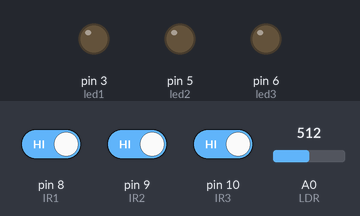
Simulated run of this sketch. Board: Arduino Uno, built with avr-gcc and run on an emulated ATmega328P. On the bench: output pins drawn as LEDs (lit = HIGH). The test bench sets the inputs (shaded band); at power-on: pin 8 (IR1) HIGH, pin 9 (IR2) HIGH, pin 10 (IR3) HIGH, A0 (LDR) = 512.

Above: at 1.2 s.
1.3 s: pin 8 (IR1) driven LOW
At 2.0 s:
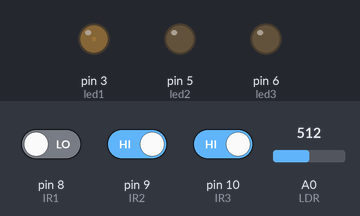
2.8 s: pin 9 (IR2) driven LOW
At 3.2 s:
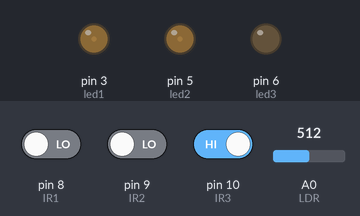
4.3 s: pin 10 (IR3) driven LOW
At 4.8 s:
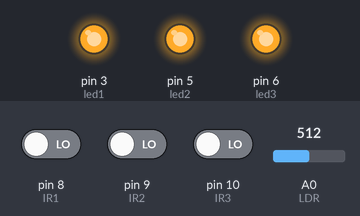
5.8 s: pin 10 (IR3) driven HIGH
At 7.0 s:
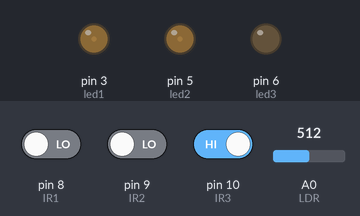
7.3 s: pin 8 (IR1) driven HIGH
At 7.8 s:
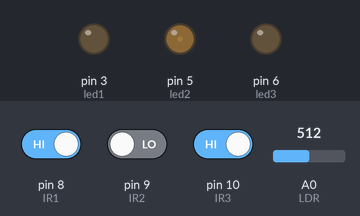
8.8 s: pin 10 (IR3) driven LOW
At 9.4 s:
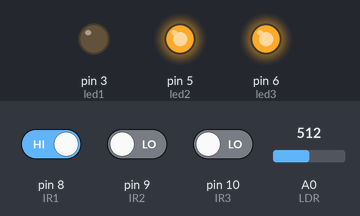
Timing chart, 0 to 11.3 s (numbered marks = the images above; inputs shaded):
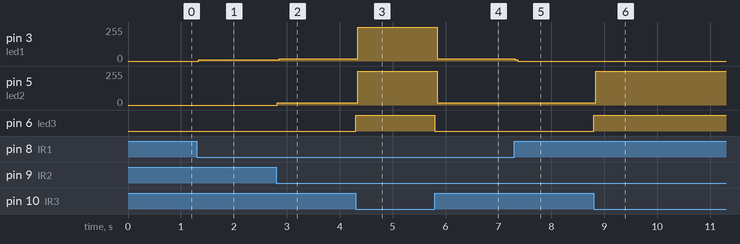

Measured:
- after the input at 1.3 s, pin 3 (led1): 0/255 → 9/255 at once
- after the input at 2.8 s, pin 3 (led1): 9/255 → 17/255 after 0.06 s; pin 5 (led2): 0/255 → 16/255 at once
- after the input at 4.3 s, pin 3 (led1): 17/255 → 255/255 at once; pin 5 (led2): 16/255 → 255/255 at once; pin 6 (led3): LOW → HIGH at once
- after the input at 5.8 s, pin 3 (led1): 255/255 → 17/255 at once; pin 5 (led2): 255/255 → 16/255 at once; pin 6 (led3): HIGH → LOW at once
- after the input at 7.3 s, pin 3 (led1): 17/255 → 0/255 at once
- after the input at 8.8 s, pin 5 (led2): 16/255 → 255/255 at once; pin 6 (led3): LOW → HIGH at once

The sketch:

smart_street_light.ino
```cpp
int IR1 = 8; // IR sensor pin
int IR2=9;
int IR3 = 10;
int LDR = A0; // LDR pin
int led1 = 3;// LED pin
int led2 = 5;
int led3 = 6;
//int val1; // Variable to store IR sensor value
//int val2; // Variable to store LDR value

void setup() {
  pinMode(IR1, INPUT);
  pinMode(IR2, INPUT);
  pinMode(IR3, INPUT);
  pinMode(LDR, INPUT);
  pinMode(led1, OUTPUT);
  pinMode(led2, OUTPUT);
  pinMode(led3, OUTPUT);
}

void loop() {
  IR1 = digitalRead(8); // Read IR sensor value
  IR2 = digitalRead(9);
  IR3 = digitalRead(10);
  LDR = analogRead(A0); // Read LDR value

  // Example: Turn on LED if IR sensor detects an object and LDR value is below a threshold
  if (IR1 == LOW && LDR > 500) {
    digitalWrite(led1, HIGH);
  }
  if (IR2 == LOW && LDR > 500) {
    digitalWrite(led2, HIGH);
  }
  if (IR3 == LOW && LDR > 500) {
    digitalWrite(led3, HIGH);
  }
  else {
    digitalWrite(led1, LOW);
    digitalWrite(led2, LOW);
    digitalWrite(led3, LOW);
  }
}
```
